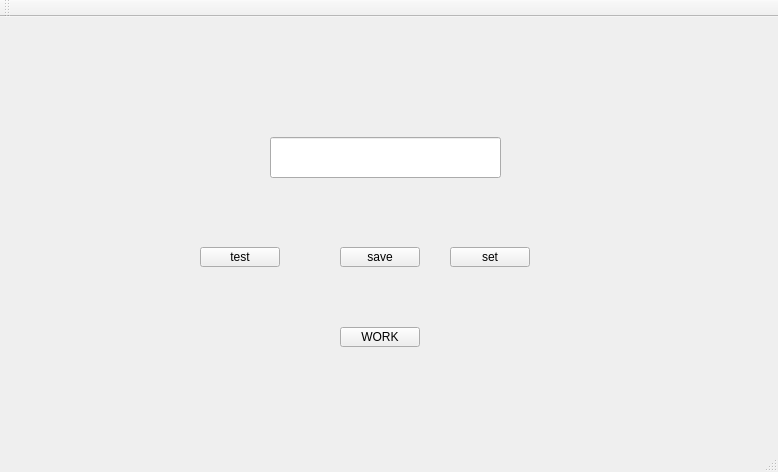
<?xml version="1.0" encoding="UTF-8"?>
<ui version="4.0">
 <class>MainWindow</class>
 <widget class="QMainWindow" name="MainWindow">
  <property name="geometry">
   <rect>
    <x>0</x>
    <y>0</y>
    <width>778</width>
    <height>472</height>
   </rect>
  </property>
  <property name="windowTitle">
   <string>MainWindow</string>
  </property>
  <widget class="QWidget" name="centralWidget">
   <widget class="QLineEdit" name="lineEdit">
    <property name="geometry">
     <rect>
      <x>270</x>
      <y>120</y>
      <width>231</width>
      <height>41</height>
     </rect>
    </property>
   </widget>
   <widget class="QPushButton" name="pushButton_save">
    <property name="geometry">
     <rect>
      <x>340</x>
      <y>230</y>
      <width>80</width>
      <height>20</height>
     </rect>
    </property>
    <property name="text">
     <string>save</string>
    </property>
   </widget>
   <widget class="QPushButton" name="pushButton_set">
    <property name="geometry">
     <rect>
      <x>450</x>
      <y>230</y>
      <width>80</width>
      <height>20</height>
     </rect>
    </property>
    <property name="text">
     <string>set</string>
    </property>
   </widget>
   <widget class="QPushButton" name="pushButton_test">
    <property name="geometry">
     <rect>
      <x>200</x>
      <y>230</y>
      <width>80</width>
      <height>20</height>
     </rect>
    </property>
    <property name="text">
     <string>test</string>
    </property>
   </widget>
   <widget class="QPushButton" name="pushButton_work">
    <property name="geometry">
     <rect>
      <x>340</x>
      <y>310</y>
      <width>80</width>
      <height>20</height>
     </rect>
    </property>
    <property name="text">
     <string>WORK</string>
    </property>
   </widget>
  </widget>
  <widget class="QMenuBar" name="menuBar">
   <property name="geometry">
    <rect>
     <x>0</x>
     <y>0</y>
     <width>778</width>
     <height>22</height>
    </rect>
   </property>
  </widget>
  <widget class="QToolBar" name="mainToolBar">
   <attribute name="toolBarArea">
    <enum>TopToolBarArea</enum>
   </attribute>
   <attribute name="toolBarBreak">
    <bool>false</bool>
   </attribute>
  </widget>
  <widget class="QStatusBar" name="statusBar"/>
 </widget>
 <layoutdefault spacing="6" margin="11"/>
 <resources/>
 <connections/>
</ui>
